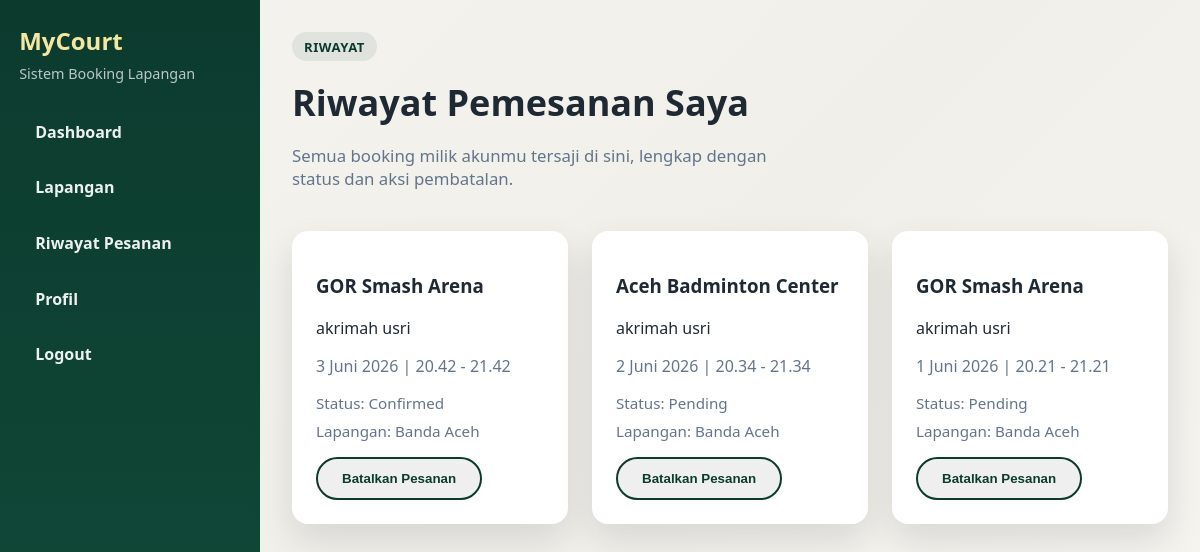
Page /my-bookings/ (signed in) on the committed database.
### booking/models.py (models this page shows, shortened)
class Booking(models.Model):
    STATUS_PENDING = "pending"
    STATUS_CONFIRMED = "confirmed"
    STATUS_CANCELLED = "cancelled"
    STATUS_CHOICES = [
        (STATUS_PENDING, "Pending"),
        (STATUS_CONFIRMED, "Confirmed"),
        (STATUS_CANCELLED, "Cancelled"),
    ]
    user = models.ForeignKey(User, on_delete=models.CASCADE, related_name="bookings", null=True, blank=True)
    court = models.ForeignKey(Court, on_delete=models.CASCADE, related_name="bookings")
    full_name = models.CharField(max_length=120)
    email = models.EmailField()
    phone = models.CharField(max_length=30)
    date = models.DateField()
    start_time = models.TimeField()
    end_time = models.TimeField()
    notes = models.TextField(blank=True)
    status = models.CharField(max_length=20, choices=STATUS_CHOICES, default=STATUS_PENDING)
    created_at = models.DateTimeField(auto_now_add=True)

class Court(models.Model):
    name = models.CharField(max_length=120)
    location = models.CharField(max_length=255)
    price_per_hour = models.DecimalField(max_digits=10, decimal_places=2)
    image = models.ImageField(upload_to="court_images/", blank=True, null=True)
    description = models.TextField(blank=True)
    is_active = models.BooleanField(default=True)
    open_time = models.TimeField(default=datetime.time(6, 0))
    close_time = models.TimeField(default=datetime.time(23, 0))
    created_at = models.DateTimeField(auto_now_add=True)

### booking/views.py (the view)
# urls.py: path("my-bookings/", views.my_bookings, name="my_bookings"),
@login_required
def my_bookings(request):
    if is_admin_user(request.user):
        return redirect_admin_user(request)
    bookings = Booking.objects.filter(user=request.user).select_related("court").order_by("-created_at")
    return render(request, "booking/my_bookings.html", {"bookings": bookings})

### booking/views.py (called while the page is built)
def is_admin_user(user):
    return user.is_staff or user.is_superuser

### booking/templates/booking/my_bookings.html (shortened to what this page needs)
{% extends 'booking/dashboard_shell.html' %}
{% block dashboard_eyebrow %}Riwayat{% endblock %}
{% block dashboard_heading %}Riwayat Pemesanan Saya{% endblock %}
{% block dashboard_lead %}Semua booking milik akunmu tersaji di sini, lengkap dengan status dan aksi pembatalan.{% endblock %}
{% block content %}
<section class="dashboard-page bookings-page">
    {% if bookings %}
        <div class="card-grid bookings-grid">
            {% for booking in bookings %}
                <div class="card booking-card">
                    <h3>{{ booking.court.name }}</h3>
                    <p>{{ booking.full_name }}</p>
                    <p class="muted">{{ booking.date }} | {{ booking.start_time }} - {{ booking.end_time }}</p>
                    <div class="meta">
                        <span>Status: {{ booking.get_status_display }}</span>
                        <span>Lapangan: {{ booking.court.location }}</span>
                    </div>
                    {% if booking.status != 'cancelled' %}
                        <form method="post" action="{% url 'booking:cancel_booking' booking.id %}">
                            <button class="btn ghost" type="submit">Batalkan Pesanan</button>
                        </form>
                    {% endif %}
                </div>
            {% endfor %}
        </div>
    {% else %}
        <p>Belum ada booking yang dibuat dari akun ini.</p>
    {% endif %}
</section>
{% endblock %}

### booking/static/booking/styles.css (style rules this page uses)
:root { --bg: #f4f4f0; --primary: #0c3b2e; --accent: #e67e22; --text: #1f2933; --muted: #64748b; --card: #ffffff; --shadow: rgba(15, 23, 42, 0.12); --auth-bg: #0a0a3d; }
* { box-sizing: border-box; }
html { scroll-behavior: smooth; }
body { margin: 0; font-family: "Trebuchet MS", "Segoe UI", sans-serif; color: var(--text); background: linear-gradient(135deg, #f4f4f0 0%, #f1efe9 50%, #f7f5f0 100%); }
body.dashboard-body { background: linear-gradient(135deg, #f4f4f0 0%, #f1efe9 50%, #f7f5f0 100%); }
.btn { display: inline-block; padding: 0.75rem 1.5rem; border-radius: 999px; text-decoration: none; font-weight: 600; border: 2px solid transparent; }
.btn.ghost { border-color: var(--primary); color: var(--primary); }
.card-grid { display: grid; grid-template-columns: repeat(auto-fit, minmax(260px, 1fr)); gap: 1.5rem; }
.card { background: var(--card); padding: 1.5rem; border-radius: 16px; box-shadow: 0 15px 35px var(--shadow); }
.dashboard-page { padding: 0; }
.meta { display: grid; gap: 0.5rem; color: var(--muted); font-size: 0.95rem; margin: 1rem 0; }
.muted { color: var(--muted); }

### rows in the picture
Booking: court.name "GOR Smash Arena", full_name "akrimah usri", date "3 Juni 2026", start_time "20.42", end_time "21.42", status "Confirmed", court.location "Banda Aceh", shows "Batalkan Pesanan"
Booking: court.name "Aceh Badminton Center", full_name "akrimah usri", date "2 Juni 2026", start_time "20.34", end_time "21.34", status "Pending", court.location "Banda Aceh", shows "Batalkan Pesanan"
Booking: court.name "GOR Smash Arena", full_name "akrimah usri", date "1 Juni 2026", start_time "20.21", end_time "21.21", status "Pending", court.location "Banda Aceh", shows "Batalkan Pesanan"
